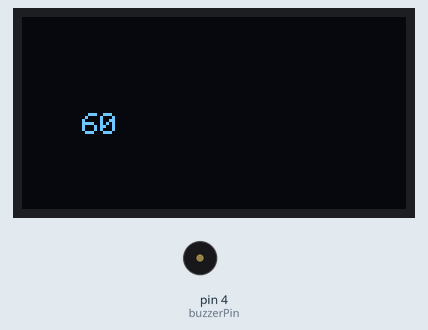
Simulated run of this sketch. Board: Arduino Uno, built with avr-gcc and run on an emulated ATmega328P. Parts: 128×64 one-colour display, buzzer (waves = sounding, pin HIGH).

Above: at 0.1 s.
At 4.2 s:
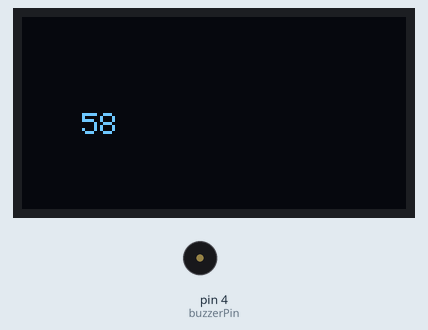
At 9.4 s:
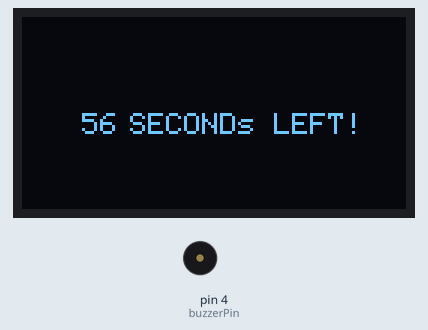
At 13.5 s:
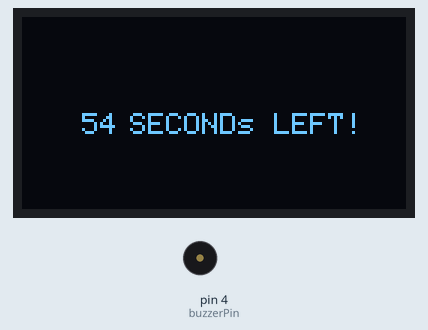
At 19.6 s:
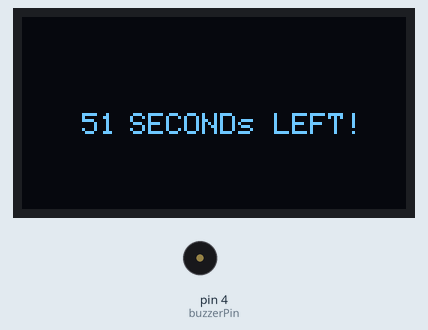
At 38.1 s:
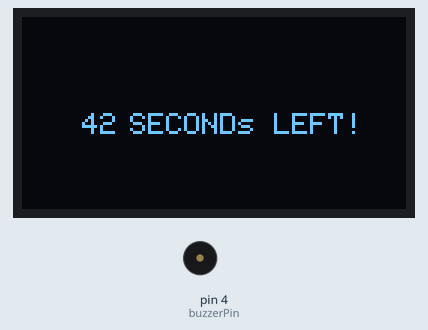

The sketch:

Self_Timer.ino
```cpp
#include <SPI.h>
#include <Wire.h>
#include <SoftwareSerial.h>
#include <Adafruit_GFX.h>
#include <Adafruit_SSD1306.h>
#include <math.h>

#define OLED_RESET 8
#define LED_PIN 4
#define SCROLL_PIN 8
Adafruit_SSD1306 display(OLED_RESET);

#if (SSD1306_LCDHEIGHT != 64)
#error("Height incorrect, please fix Adafruit_SSD1306.h!");
#endif

int runTimer = 1;
int runFor = 60; // time in seconds
int buzzerPin = 4;
int relayPin=4;
int data = 0;

void setup() {

   display.begin(SSD1306_SWITCHCAPVCC, 0x3c);  // initialize with the I2C addr 0x3D (for the 128x64)

   pinMode(buzzerPin, OUTPUT);
   pinMode(relayPin,OUTPUT);

}

void loop() {

   if(runTimer == 1){
      display.clearDisplay();
      display.setCursor(0,32);
      display.setTextColor(WHITE);
      display.setTextWrap(false);
      display.setTextSize(1);
      display.print("TIMER=");
      display.display();
      timer();
      }

   runTimer = 0;
   display.clearDisplay();
   delay(250);

   for(int duration = 0; duration < 100; duration ++){
      digitalWrite(buzzerPin, HIGH);
      delayMicroseconds(500);
      digitalWrite(buzzerPin, LOW);
      delayMicroseconds(500);
   }
}

void timer() {
   for(int timer = runFor; timer > 0; --timer){

   display.clearDisplay();
   display.setCursor(20,32);
   display.setTextColor(WHITE);
   display.setTextWrap(false);
   display.setTextSize(1);
   display.print(timer);
   display.display();
   delay(1000);

   display.setCursor(30,32);
   display.setTextColor(WHITE);
   display.setTextSize(1);
   display.setTextWrap(false);
   //display.print(timer);
   display.print(" SECONDs LEFT!");
   display.display();
   delay(1000);
   }

   display.clearDisplay();
   display.setCursor(0,0);
   display.setTextColor(WHITE);
   display.setTextSize(2);
   display.setTextWrap(false);
   display.print("TIMER ALERT!");
   display.display();
}
```

Measured:
- what the display in image 0 shows lasts 1.0 s, from 0.1 s to 1.1 s
